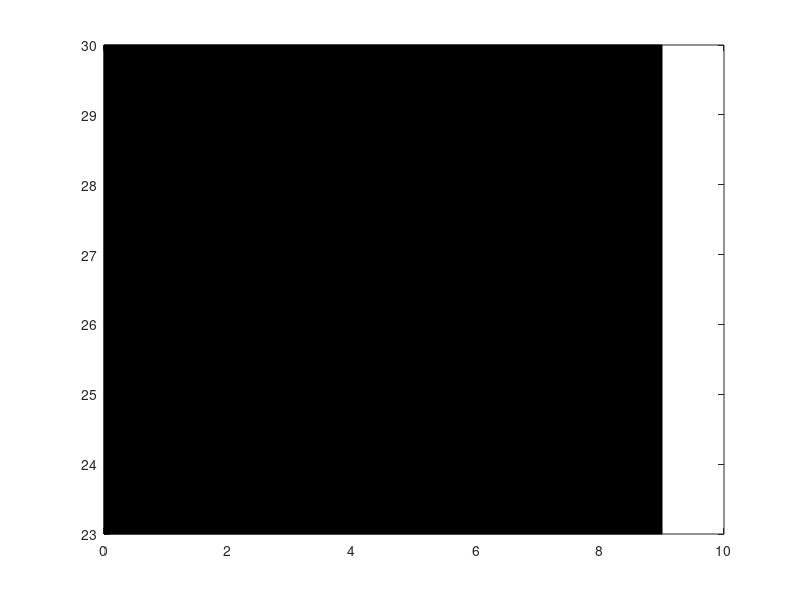

Reproduce this figure in MATLAB. (Note: this script raises an error after producing the figure.)
close all
box(1).data=[0 23; 9 23;9 30;0 30]';
box(2).data=[0 8;5 8;5 15;0 15]';
box(3).data=[0 0;9 0;9 8;0 8]';
box(4).data=[19 0;23 0;23 5;19 5]';
box(5).data=[23 0;27 0;27 12;23 12]';
box(6).data=[17 9;17 11;13 11;13 9]';
box(7).data=[13 9;13 20;11 20;11 9]';
box(8).data=[17 15;20 15;20 30;17 30]';
box(9).data=[20 15;23 15;23 18;20 18]';
box(10).data=[20 23;23 23;23 25;20 25]';


for i=1:10
    h=fill(box(i).data(1,:),box(i).data(2,:),'black');
    h.FaceAlpha=0.3;
    hold on
end